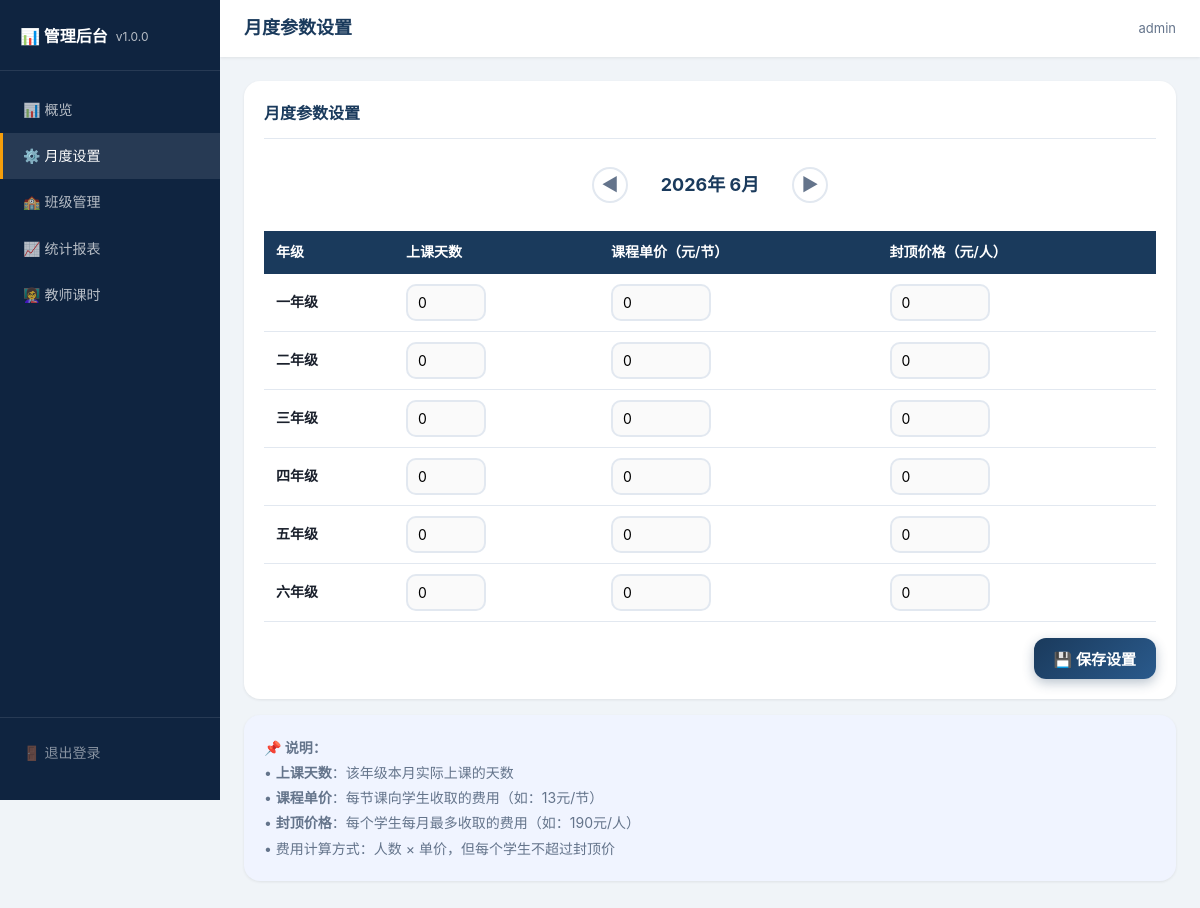
Screenshot of /admin/settings.php (signed in) with the database file from the repository.
### tables this page shows
CREATE TABLE `grades` (
    `id` INT AUTO_INCREMENT PRIMARY KEY,
    `name` VARCHAR(20) NOT NULL COMMENT '年级名称',
    `sort_order` INT NOT NULL DEFAULT 0 COMMENT '排序',
    `created_at` TIMESTAMP DEFAULT CURRENT_TIMESTAMP
);

### db.php (called while the page is built, shortened)
<?php
class Database {
    private static $instance = null;
    private $pdo;
    private function __construct() {
        try {
            $dsn = "mysql:host=" . DB_HOST . ";port=" . DB_PORT . ";dbname=" . DB_NAME . ";charset=" . DB_CHARSET;
            $options = [
                PDO::ATTR_ERRMODE => PDO::ERRMODE_EXCEPTION,
                PDO::ATTR_DEFAULT_FETCH_MODE => PDO::FETCH_ASSOC,
                PDO::ATTR_EMULATE_PREPARES => false,
            ];
            $this->pdo = new PDO($dsn, DB_USER, DB_PASS, $options);
        } catch (PDOException $e) {
            die('数据库连接失败：' . $e->getMessage());
        }
    }
    public static function getInstance() {
        if (self::$instance === null) {
            self::$instance = new self();
        }
        return self::$instance;
    }
    public function fetchOne($sql, $params = []) {
        $stmt = $this->pdo->prepare($sql);
        $stmt->execute($params);
        return $stmt->fetch();
    }
    public function fetchAll($sql, $params = []) {
        $stmt = $this->pdo->prepare($sql);
        $stmt->execute($params);
        return $stmt->fetchAll();
    }
}

### admin/settings.php (the view, shortened to what this page needs)
<?php
require_once __DIR__ . '/auth.php';
$db = Database::getInstance();
$year = isset($_GET['year']) ? intval($_GET['year']) : CURRENT_YEAR;
$month = isset($_GET['month']) ? intval($_GET['month']) : CURRENT_MONTH;
$grades = $db->fetchAll("SELECT * FROM grades ORDER BY sort_order");
$settings = [];
foreach ($grades as $g) {
    $s = $db->fetchOne("SELECT * FROM grade_settings WHERE grade_id = ? AND year = ? AND month = ?", [$g['id'], $year, $month]);
    $settings[$g['id']] = $s ?: ['teaching_days' => 0, 'unit_price' => 0, 'cap_price' => 0];
}
?>
<div class="card">
    <div class="card-header">
        <h2>月度参数设置</h2>
    </div>
    <div class="month-selector">
        <?php
        $py = $year; $pm = $month - 1;
        $ny = $year; $nm = $month + 1;
        ?>
        <a href="?year=<?= $py ?>&month=<?= $pm ?>" class="month-nav">◀</a>
        <span class="month-display"><?= $year ?>年 <?= $month ?>月</span>
        <a href="?year=<?= $ny ?>&month=<?= $nm ?>" class="month-nav">▶</a>
    </div>
    <form method="post">
        <div class="table-responsive">
            <table class="data-table">
                <thead>
                    <tr>
                        <th>年级</th>
                        <th>上课天数</th>
                        <th>课程单价（元/节）</th>
                        <th>封顶价格（元/人）</th>
                    </tr>
                </thead>
                <tbody>
                    <?php foreach ($grades as $g):
                        $s = $settings[$g['id']];
                    ?>
                    <tr>
                        <td><strong><?= htmlspecialchars($g['name']) ?></strong></td>
                        <td>
                            <input type="number" class="form-control form-control-sm"
                                   name="settings[<?= $g['id'] ?>][days]"
                                   value="<?= intval($s['teaching_days']) ?>" min="0" style="width:80px;">
                        </td>
                        <td>
                            <input type="number" class="form-control form-control-sm"
                                   name="settings[<?= $g['id'] ?>][price]"
                                   value="<?= floatval($s['unit_price']) ?>" min="0" step="0.5" style="width:100px;">
                        </td>
                        <td>
                            <input type="number" class="form-control form-control-sm"
                                   name="settings[<?= $g['id'] ?>][cap]"
                                   value="<?= floatval($s['cap_price']) ?>" min="0" step="1" style="width:100px;">
                        </td>
                    </tr>
                    <?php endforeach; ?>
                </tbody>
            </table>
        </div>
        <div style="margin-top:16px;text-align:right;">
            <button type="submit" class="btn btn-primary">💾 保存设置</button>
        </div>
    </form>
</div>
<div class="card" style="background:#f0f4ff;">
    <div style="font-size:14px;color:var(--text-secondary);line-height:1.8;">
        <strong>📌 说明：</strong><br>
        • <strong>上课天数</strong>：该年级本月实际上课的天数<br>
        • <strong>课程单价</strong>：每节课向学生收取的费用（如：13元/节）<br>
        • <strong>封顶价格</strong>：每个学生每月最多收取的费用（如：190元/人）<br>
        • 费用计算方式：人数 × 单价，但每个学生不超过封顶价
    </div>
</div>

### style.css (style rules this page uses)
:root { --primary: #1a3a5c; --primary-light: #2a5a8c; --primary-dark: #0f2440; --accent: #f59e0b; --accent-light: #fbbf24; --accent-dark: #d97706; --bg: #f0f4f8; --bg-card: #ffffff; --text: #1a202c; --text-secondary: #64748b; --text-light: #94a3b8; --border: #e2e8f0; --success: #10b981; --danger: #ef4444; --info: #3b82f6; --warning: #f59e0b; --shadow-sm: 0 1px 3px rgba(0,0,0,0.08); --shadow: 0 4px 12px rgba(0,0,0,0.1); --shadow-lg: 0 10px 30px rgba(0,0,0,0.12); --radius: 12px; --radius-lg: 16px; --radius-xl: 20px; --font: -apple-system, BlinkMacSystemFont, "PingFang SC", "Microsoft YaHei", "Helvetica Neue", sans-serif; }
*, *::before, *::after { margin: 0; padding: 0; box-sizing: border-box; }
html { font-size: 16px; -webkit-text-size-adjust: 100%; }
body { font-family: var(--font); background: var(--bg); color: var(--text); line-height: 1.6; min-height: 100vh; padding-bottom: env(safe-area-inset-bottom); }
a { color: var(--primary-light); text-decoration: none; }
.btn { display: inline-flex; align-items: center; justify-content: center; gap: 6px; padding: 10px 20px; border: none; border-radius: var(--radius); font-size: 15px; font-weight: 600; cursor: pointer; transition: all 0.25s ease; font-family: var(--font); text-decoration: none; white-space: nowrap; }
.btn-primary { background: linear-gradient(135deg, var(--primary), var(--primary-light)); color: #fff; box-shadow: 0 4px 12px rgba(26,58,92,0.3); }
.card { background: var(--bg-card); border-radius: var(--radius-lg); box-shadow: var(--shadow-sm); padding: 20px; margin-bottom: 16px; transition: box-shadow 0.3s; }
.card-header { display: flex; align-items: center; justify-content: space-between; margin-bottom: 16px; padding-bottom: 12px; border-bottom: 1px solid var(--border); }
.card-header h2, .card-header h3 { font-size: 16px; font-weight: 700; color: var(--primary); }
.form-control { width: 100%; padding: 11px 14px; border: 2px solid var(--border); border-radius: 10px; font-size: 15px; font-family: var(--font); transition: border-color 0.3s, box-shadow 0.3s; outline: none; background: #fafafa; -webkit-appearance: none; appearance: none; }
.form-control-sm { padding: 8px 10px; font-size: 14px; }
.data-table { width: 100%; border-collapse: collapse; font-size: 14px; }
.data-table th { background: var(--primary); color: #fff; padding: 10px 12px; text-align: left; font-weight: 600; white-space: nowrap; }
.data-table td { padding: 10px 12px; border-bottom: 1px solid var(--border); }
.month-selector { display: flex; align-items: center; justify-content: center; gap: 12px; padding: 12px 0; margin-bottom: 16px; }
.month-selector .month-nav { width: 36px; height: 36px; border-radius: 50%; border: 2px solid var(--border); display: flex; align-items: center; justify-content: center; cursor: pointer; font-size: 18px; font-weight: 700; color: var(--text-secondary); transition: all 0.2s; background: #fff; user-select: none; }
.month-selector .month-display { font-size: 18px; font-weight: 700; color: var(--primary); min-width: 140px; text-align: center; }

### rows the page displays
grades: name "一年级", id "0"
grades: name "二年级", id "0"
grades: name "三年级", id "0"
grades: name "四年级", id "0"
grades: name "五年级", id "0"
grades: name "六年级", id "0"

### other values shown
APP_VERSION "1.0.0"
$title "月度参数设置"
getCurrentAdmin() "admin"
$year "2026"
$month "6"
